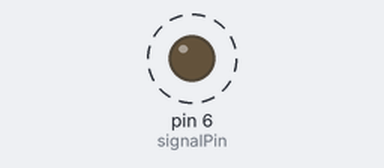
Recording of a sketch running on a simulated Arduino Uno, built with avr-gcc and run on an emulated ATmega328P. Parts: output pins drawn as LEDs (lit = HIGH). Dashed ring = blinking. At 4.0 s the program stops and its outputs stay as they are.

Above: at 0.2 s.
Timing chart, 0 to 3.0 s (numbered marks = the images above):
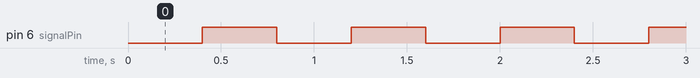

Measured:
- by itself, pin 6 (signalPin): alternates HIGH for 0.40 s and LOW for 0.40 s, 10 changes in all, then stays LOW

The sketch:

SolenoidTest.ino
```cpp
#define signalPin 6

void setup() {
  pinMode(signalPin, OUTPUT);
  digitalWrite(signalPin, LOW);
}

void loop() {
  for (int i = 0; i < 5; i += 1) {
    delay(400);
    digitalWrite(signalPin, HIGH);
    delay(400);
    digitalWrite(signalPin, LOW);
  }
  while(true);
}
```
